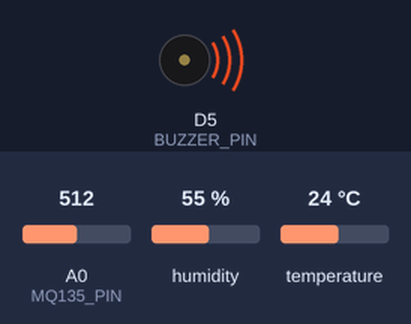
This sketch was run on a simulated ESP8266 (NodeMCU). Shown: buzzer (waves = sounding, pin HIGH). The test bench sets the inputs (shaded band); at power-on: A0 (MQ135_PIN) = 512, humidity 55 %, temperature 24 °C. WiFi joins after 1.5 s; servers stay silent unless stated; what the sketch prints to the serial monitor is not drawn.

Above: at 5.2 s.
5.3 s: A0 (MQ135_PIN) set to 162
7.0 s: A0 (MQ135_PIN) set to 142
At 9.0 s:
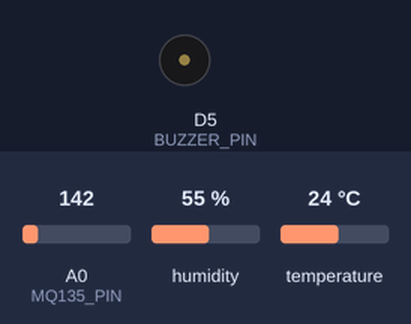
9.3 s: A0 (MQ135_PIN) set to 160
At 11.0 s:
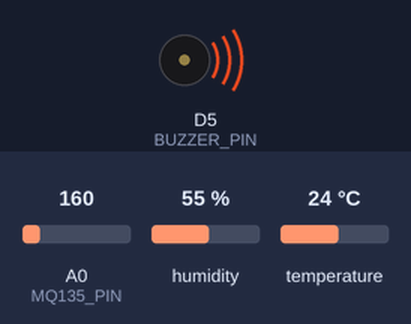
11.3 s: A0 (MQ135_PIN) set to 140
At 12.2 s:
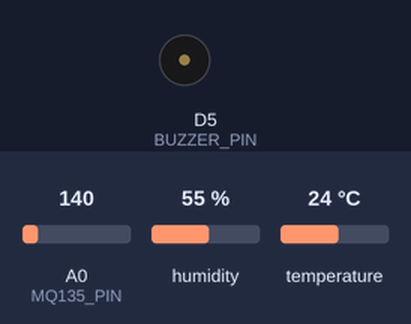
Timing chart, 0 to 14.3 s (numbered marks = the images above; inputs shaded):
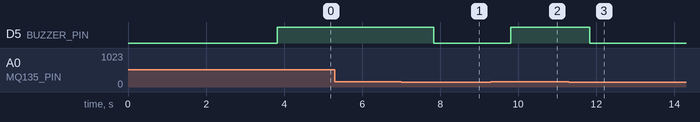

Measured:
- the behaviour switches between 151 and 150 on A0 (MQ135_PIN) (found by bisection; images 0 and 1)
- after the input at 5.3 s, every drawn part: stays the same
- after the input at 7.0 s, D5 (BUZZER_PIN): HIGH → LOW after 0.83 s
- after the input at 9.3 s, D5 (BUZZER_PIN): LOW → HIGH after 0.51 s
- after the input at 11.3 s, D5 (BUZZER_PIN): HIGH → LOW after 0.53 s

The sketch:

sketch_may21a_copy_20250721015110.ino
```cpp
#define BLYNK_TEMPLATE_ID "TMPL2b9JnfPM1"
#define BLYNK_TEMPLATE_NAME "Air Quality Monitoring Syetem"
#define BLYNK_AUTH_TOKEN "cvXfGGTn6HborlSMdVsJ6HexZ7v_HDHI"

#define BLYNK_PRINT Serial

#include <ESP8266WiFi.h>
#include <BlynkSimpleEsp8266.h>
#include <DHT.h>

char ssid[] = "Tahqiiq System";
char pass[] = "614444259";

// DHT11 config
#define DHTPIN D4
#define DHTTYPE DHT11
DHT dht(DHTPIN, DHTTYPE);

// MQ135 pin
#define MQ135_PIN A0

// Buzzer pin
#define BUZZER_PIN D5  // GPIO14

BlynkTimer timer;
bool isGasHigh = false;

void sendSensorData() {
  float humidity = dht.readHumidity();
  float temperature = dht.readTemperature();
  int gasLevel = analogRead(MQ135_PIN);

  if (isnan(humidity) || isnan(temperature)) {
    Serial.println("❌ Failed to read DHT11!");
    return;
  }

  // Debug output
  Serial.print("Temp: ");
  Serial.print(temperature);
  Serial.print(" °C | Humidity: ");
  Serial.print(humidity);
  Serial.print(" % | Gas Level: ");
  Serial.println(gasLevel);

  // Send to Blynk app
  Blynk.virtualWrite(V0, temperature);
  Blynk.virtualWrite(V1, humidity);
  Blynk.virtualWrite(V2, gasLevel);

  // Gas detection and buzzer + notification
  if (gasLevel > 150 && !isGasHigh) {
    isGasHigh = true;
    Serial.println("🚨 GAS LEVEL HIGH! Sending notification + buzzer ON");
    Blynk.logEvent("gas_alert", "🚨 MQ135: Gas Leakage Detected!");
    digitalWrite(BUZZER_PIN, HIGH);  // Buzzer ON
  }

  if (gasLevel <= 150 && isGasHigh) {
    isGasHigh = false;
    Serial.println("✅ Gas level safe. Turning buzzer OFF");
    digitalWrite(BUZZER_PIN, LOW);   // Buzzer OFF
  }
}

void setup() {
  Serial.begin(115200);
  Blynk.begin(BLYNK_AUTH_TOKEN, ssid, pass);
  dht.begin();

  pinMode(BUZZER_PIN, OUTPUT);
  digitalWrite(BUZZER_PIN, LOW);  // Buzzer OFF initially

  timer.setInterval(2000L, sendSensorData);
}

void loop() {
  Blynk.run();
  timer.run();
}
```
